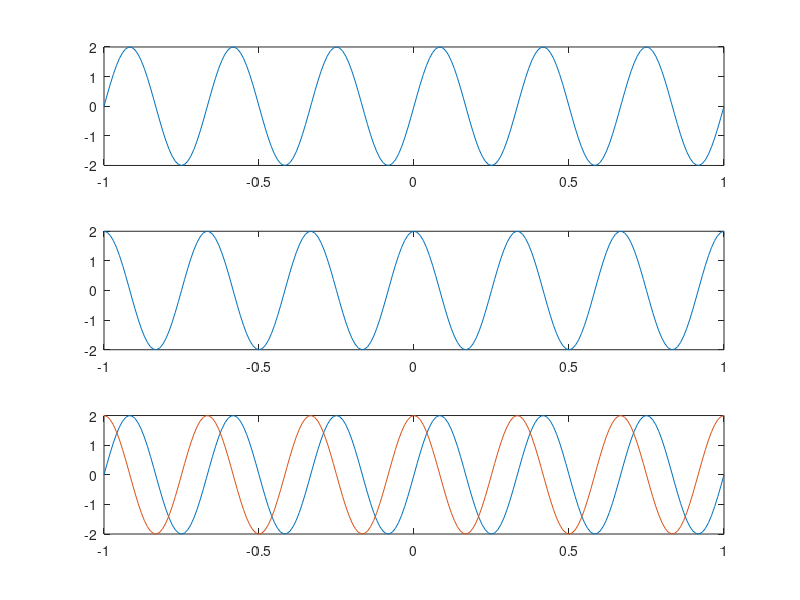

Recreate this plot in MATLAB.
pi
A=2
f=3
t=-1:0.01:1
xt1=A*sin(2*pi*f*t)
subplot(3,1,1)
plot(t,xt1)
xt2=A*cos(2*pi*f*t)
subplot(3,1,2)
plot(t,xt2)
subplot(3,1,3)
plot(t,xt1,t,xt2)

